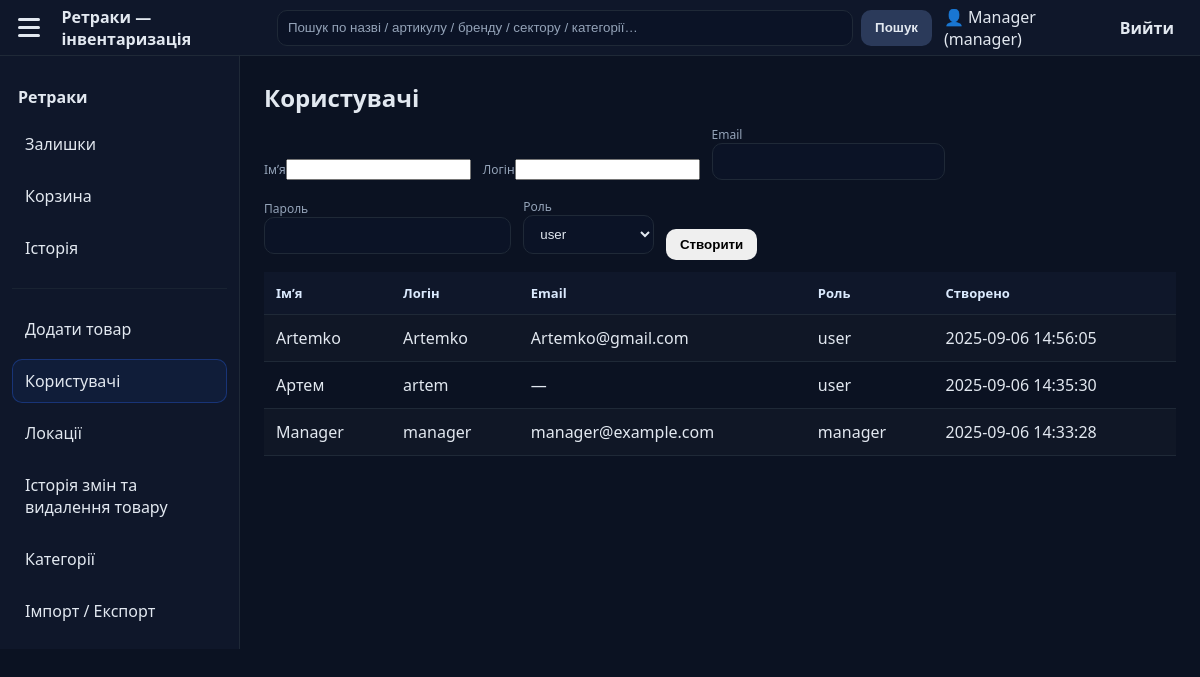
Page /dashboard.php?open=manage_users (signed in) on the committed database.
### tables this page shows
CREATE TABLE users (
        id INTEGER PRIMARY KEY AUTOINCREMENT,
        name TEXT NOT NULL,
        email TEXT UNIQUE,
        login TEXT UNIQUE NOT NULL,
        password TEXT NOT NULL,
        role TEXT NOT NULL CHECK (role IN ("manager","user")),
        created_at TEXT DEFAULT CURRENT_TIMESTAMP
    );

### pages/manage_users.php (the view, shortened to what this page needs)
<?php
$db = db();
$users = $db->query('SELECT id,name,login,email,role,created_at FROM users ORDER BY id DESC')->fetchAll();
?>
<h2>Користувачі</h2>
<form method="post" action="/logic/users_logic.php" class="row" style="gap:12px;align-items:flex-end;flex-wrap:wrap">
  <label>Імʼя<input name="name" required></label>
  <label>Логін<input name="login" required></label>
  <label>Email<input type="email" name="email"></label>
  <label>Пароль<input type="password" name="password" required></label>
  <label>Роль
    <select name="role" required>
      <option value="user">user</option>
    </select>
  </label>
  <button class="btn" type="submit">Створити</button>
</form>
<table class="table" style="margin-top:12px">
  <thead><tr><th>Імʼя</th><th>Логін</th><th>Email</th><th>Роль</th><th>Створено</th></tr></thead>
  <tbody>
    <?php foreach ($users as $u): ?>
      <tr>
        <td><?= htmlspecialchars($u['name']) ?></td>
        <td><?= htmlspecialchars($u['login']) ?></td>
        <td><?= htmlspecialchars($u['email'] ?: '—') ?></td>
        <td><?= htmlspecialchars($u['role']) ?></td>
        <td><?= htmlspecialchars($u['created_at']) ?></td>
      </tr>
    <?php endforeach; ?>
  </tbody>
</table>

### assets/css/style.css (style rules this page uses)
:root { --bg: #0b1222; --bg-elev: #0f172a; --line: #1f2937; --text: #e2e8f0; --muted: #94a3b8; --brand: #2563eb; --ok-bg: #0b2a17; --ok-fg:#bbf7d0; --ok-line:#0f3a20; --err-bg: #2a0b0b; --err-fg:#fecaca; --err-line:#3b0f0f; }
* { box-sizing: border-box; }
html,body { height:100%; }
body { margin:0; font-family: system-ui, -apple-system, Segoe UI, Roboto, Arial, sans-serif; background: var(--bg); color: var(--text); -webkit-font-smoothing: antialiased; -moz-osx-font-smoothing: grayscale; }
h1,h2,h3,h4,p { margin:0 0 12px; }
input[type="text"], input[type="number"], input[type="email"], input[type="password"], select, textarea { width: 100%; background: #0b1326; color: var(--text); border: 1px solid var(--line); border-radius: 10px; padding: 10px 12px; outline: none; }
input::placeholder, textarea::placeholder { color: var(--muted); }
label { display:block; font-size: 12px; color: var(--muted); margin-bottom:6px; }
.table { width: 100%; border-collapse: separate; border-spacing: 0; }
.table thead th { text-align: left; font-weight: 800; font-size: 13px; color: #dbeafe; background: var(--bg-elev); border-bottom: 1px solid var(--line); padding: 12px; }
.table tbody td { padding: 12px; border-bottom: 1px solid var(--line); }
.table tbody tr:nth-child(odd) { background: rgba(255,255,255,.02); }
.row { display:flex; gap:10px; align-items:center; }

### assets/css/theme.css (style rules this page uses)
.btn { border:none;cursor:pointer;font-weight:700;padding:8px 14px;border-radius:10px;transition:.15s }

### rows in the picture
users: name "Artemko", login "Artemko", email "Artemko@gmail.com", role "user", created_at "2025-09-06 14:56:05"
users: name "Артем", login "artem", email "—", role "user", created_at "2025-09-06 14:35:30"
users: name "Manager", login "manager", email "manager@example.com", role "manager", created_at "2025-09-06 14:33:28"

### other values in the picture
$user['name'] "Manager"
$user['role'] "manager"
